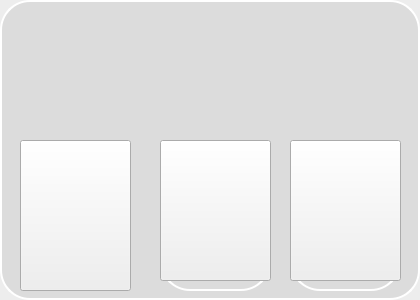
     <widget class="QFrame" name="frame_33">
      <property name="geometry">
       <rect>
        <x>1350</x>
        <y>130</y>
        <width>420</width>
        <height>300</height>
       </rect>
      </property>
      <property name="styleSheet">
       <string notr="true">QFrame{
background-color: qlineargradient(spread:pad, x1:0.98, y1:0.471364, x2:1, y2:0.472, stop:1 rgba(0, 0, 0, 18));
border-style: outset;
border-color:#FFF;
border-width:2px;
border-radius:30px;

}</string>
      </property>
      <property name="frameShape">
       <enum>QFrame::StyledPanel</enum>
      </property>
      <property name="frameShadow">
       <enum>QFrame::Raised</enum>
      </property>
      <widget class="QFrame" name="frame_34">
       <property name="geometry">
        <rect>
         <x>10</x>
         <y>10</y>
         <width>71</width>
         <height>71</height>
        </rect>
       </property>
       <property name="styleSheet">
        <string notr="true">background-image: url(:/newPrefix/icon/icons8-home-64.png);
border:none;
background-color:none;</string>
       </property>
       <property name="frameShape">
        <enum>QFrame::StyledPanel</enum>
       </property>
       <property name="frameShadow">
        <enum>QFrame::Raised</enum>
       </property>
      </widget>
      <widget class="QFrame" name="frame_35">
       <property name="geometry">
        <rect>
         <x>20</x>
         <y>140</y>
         <width>111</width>
         <height>151</height>
        </rect>
       </property>
       <property name="styleSheet">
        <string notr="true">QFrame{
background-color:none;

}
QFrame:hover{

background-color:rgb(48,57,66);



}</string>
       </property>
       <property name="frameShape">
        <enum>QFrame::StyledPanel</enum>
       </property>
       <property name="frameShadow">
        <enum>QFrame::Raised</enum>
       </property>
       <widget class="QLabel" name="label_16">
        <property name="geometry">
         <rect>
          <x>10</x>
          <y>0</y>
          <width>91</width>
          <height>91</height>
         </rect>
        </property>
        <property name="styleSheet">
         <string notr="true">background:none;
background-image: url(:/newPrefix/icon/icons8-lock-96.png);
border:none;
</string>
        </property>
        <property name="text">
         <string/>
        </property>
       </widget>
       <widget class="QLabel" name="airdevice_8">
        <property name="geometry">
         <rect>
          <x>20</x>
          <y>100</y>
          <width>71</width>
          <height>51</height>
         </rect>
        </property>
        <property name="sizePolicy">
         <sizepolicy hsizetype="Preferred" vsizetype="Preferred">
          <horstretch>0</horstretch>
          <verstretch>0</verstretch>
         </sizepolicy>
        </property>
        <property name="contextMenuPolicy">
         <enum>Qt::DefaultContextMenu</enum>
        </property>
        <property name="styleSheet">
         <string notr="true">background-color:none;
font: 75 10pt &quot;Segoe UI Historic&quot;;
border:none;
color: rgb(108, 108, 108);</string>
        </property>
        <property name="text">
         <string>Bedroom Windows</string>
        </property>
        <property name="scaledContents">
         <bool>false</bool>
        </property>
        <property name="wordWrap">
         <bool>true</bool>
        </property>
       </widget>
       <widget class="QPushButton" name="pushButton">
        <property name="geometry">
         <rect>
          <x>0</x>
          <y>0</y>
          <width>111</width>
          <height>151</height>
         </rect>
        </property>
        <property name="styleSheet">
         <string notr="true">QPushButton{
background-color:none;

}
QPushButton:hover{

background-color: qlineargradient(spread:pad, x1:0, y1:0, x2:1, y2:1, stop:1 rgba(0, 0, 0, 0));

}</string>
        </property>
        <property name="text">
         <string/>
        </property>
       </widget>
      </widget>
      <widget class="QFrame" name="frame_36">
       <property name="geometry">
        <rect>
         <x>160</x>
         <y>140</y>
         <width>111</width>
         <height>151</height>
        </rect>
       </property>
       <property name="styleSheet">
        <string notr="true">QFrame{
background-color:none;

}
QFrame:hover{

background-color:rgb(48,57,66);


}</string>
       </property>
       <property name="frameShape">
        <enum>QFrame::StyledPanel</enum>
       </property>
       <property name="frameShadow">
        <enum>QFrame::Raised</enum>
       </property>
       <widget class="QLabel" name="label_17">
        <property name="geometry">
         <rect>
          <x>10</x>
          <y>10</y>
          <width>91</width>
          <height>91</height>
         </rect>
        </property>
        <property name="styleSheet">
         <string notr="true">background:none;
background-image: url(:/newPrefix/icon/icons8-lock-96.png);
border:none;
</string>
        </property>
        <property name="text">
         <string/>
        </property>
       </widget>
       <widget class="QLabel" name="airdevice_9">
        <property name="geometry">
         <rect>
          <x>30</x>
          <y>100</y>
          <width>71</width>
          <height>51</height>
         </rect>
        </property>
        <property name="sizePolicy">
         <sizepolicy hsizetype="Preferred" vsizetype="Preferred">
          <horstretch>0</horstretch>
          <verstretch>0</verstretch>
         </sizepolicy>
        </property>
        <property name="contextMenuPolicy">
         <enum>Qt::DefaultContextMenu</enum>
        </property>
        <property name="styleSheet">
         <string notr="true">background-color:none;
font: 75 10pt &quot;Segoe UI Historic&quot;;
border:none;
color: rgb(108, 108, 108);</string>
        </property>
        <property name="text">
         <string>Front Door</string>
        </property>
        <property name="scaledContents">
         <bool>false</bool>
        </property>
        <property name="wordWrap">
         <bool>true</bool>
        </property>
       </widget>
       <widget class="QPushButton" name="pushButton_2">
        <property name="geometry">
         <rect>
          <x>0</x>
          <y>0</y>
          <width>111</width>
          <height>141</height>
         </rect>
        </property>
        <property name="styleSheet">
         <string notr="true">QPushButton{
background-color:none;

}
QPushButton:hover{

background-color: qlineargradient(spread:pad, x1:0, y1:0, x2:1, y2:1, stop:1 rgba(0, 0, 0, 0));

}</string>
        </property>
        <property name="text">
         <string/>
        </property>
       </widget>
      </widget>
      <widget class="QFrame" name="frame_37">
       <property name="geometry">
        <rect>
         <x>290</x>
         <y>140</y>
         <width>111</width>
         <height>151</height>
        </rect>
       </property>
       <property name="styleSheet">
        <string notr="true">QFrame{
background-color:none;
}
QFrame:hover{

background-color:rgb(48,57,66);


}</string>
       </property>
       <property name="frameShape">
        <enum>QFrame::StyledPanel</enum>
       </property>
       <property name="frameShadow">
        <enum>QFrame::Raised</enum>
       </property>
       <widget class="QLabel" name="label_18">
        <property name="geometry">
         <rect>
          <x>10</x>
          <y>10</y>
          <width>91</width>
          <height>91</height>
         </rect>
        </property>
        <property name="styleSheet">
         <string notr="true">background:none;
background-image: url(:/newPrefix/icon/icons8-lock-96.png);
border:none;
</string>
        </property>
        <property name="text">
         <string/>
        </property>
       </widget>
       <widget class="QLabel" name="airdevice_10">
        <property name="geometry">
         <rect>
          <x>40</x>
          <y>100</y>
          <width>71</width>
          <height>51</height>
         </rect>
        </property>
        <property name="sizePolicy">
         <sizepolicy hsizetype="Preferred" vsizetype="Preferred">
          <horstretch>0</horstretch>
          <verstretch>0</verstretch>
         </sizepolicy>
        </property>
        <property name="contextMenuPolicy">
         <enum>Qt::DefaultContextMenu</enum>
        </property>
        <property name="styleSheet">
         <string notr="true">background-color:none;
font: 75 10pt &quot;Segoe UI Historic&quot;;
border:none;
color: rgb(108, 108, 108);</string>
        </property>
        <property name="text">
         <string>Door</string>
        </property>
        <property name="scaledContents">
         <bool>false</bool>
        </property>
        <property name="wordWrap">
         <bool>true</bool>
        </property>
       </widget>
       <widget class="QPushButton" name="pushButton_3">
        <property name="geometry">
         <rect>
          <x>0</x>
          <y>0</y>
          <width>111</width>
          <height>141</height>
         </rect>
        </property>
        <property name="styleSheet">
         <string notr="true">QPushButton{
background-color:none;

}
QPushButton:hover{

background-color: qlineargradient(spread:pad, x1:0, y1:0, x2:1, y2:1, stop:1 rgba(0, 0, 0, 0));

}</string>
        </property>
        <property name="text">
         <string/>
        </property>
       </widget>
      </widget>
     </widget>
